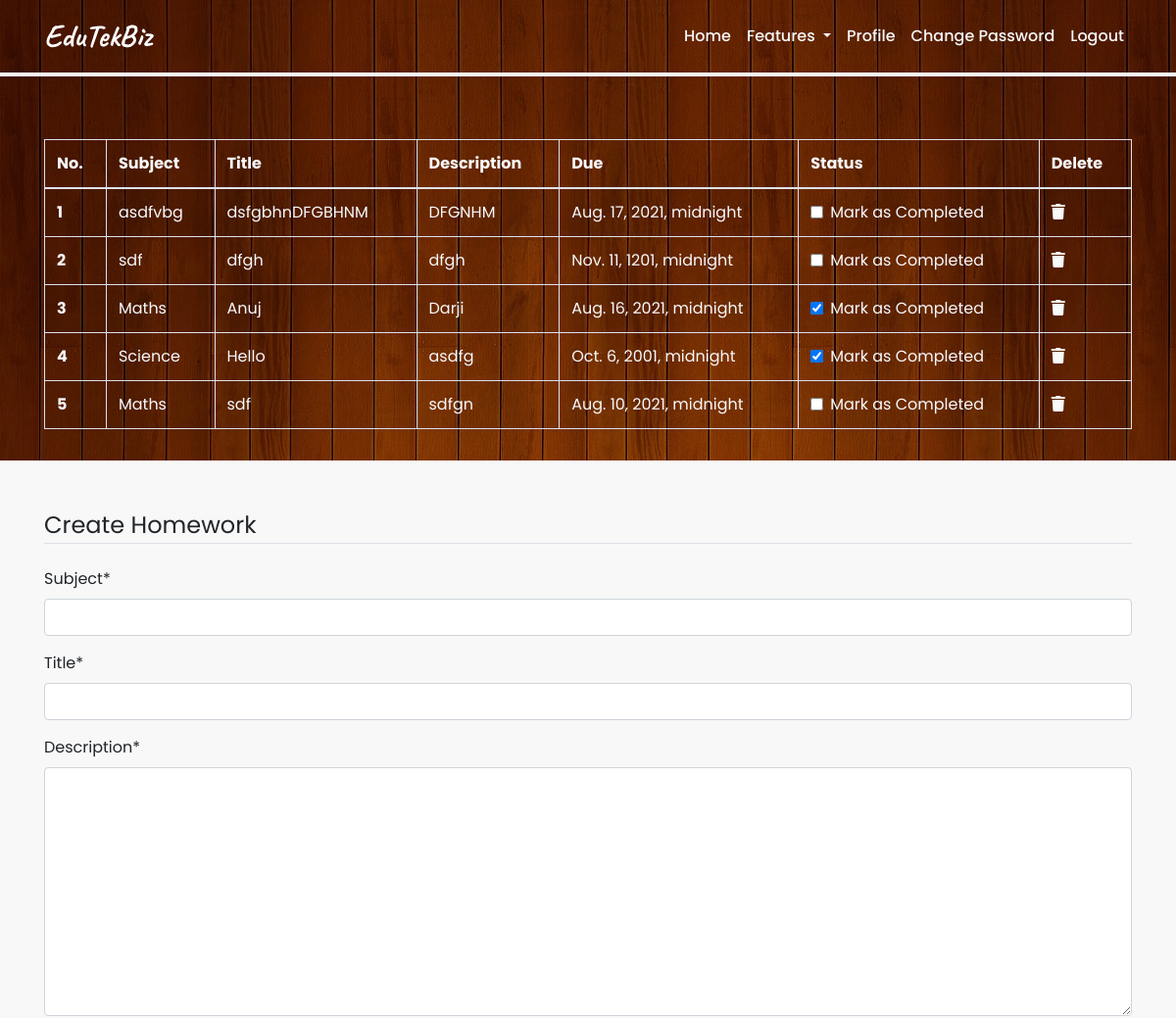
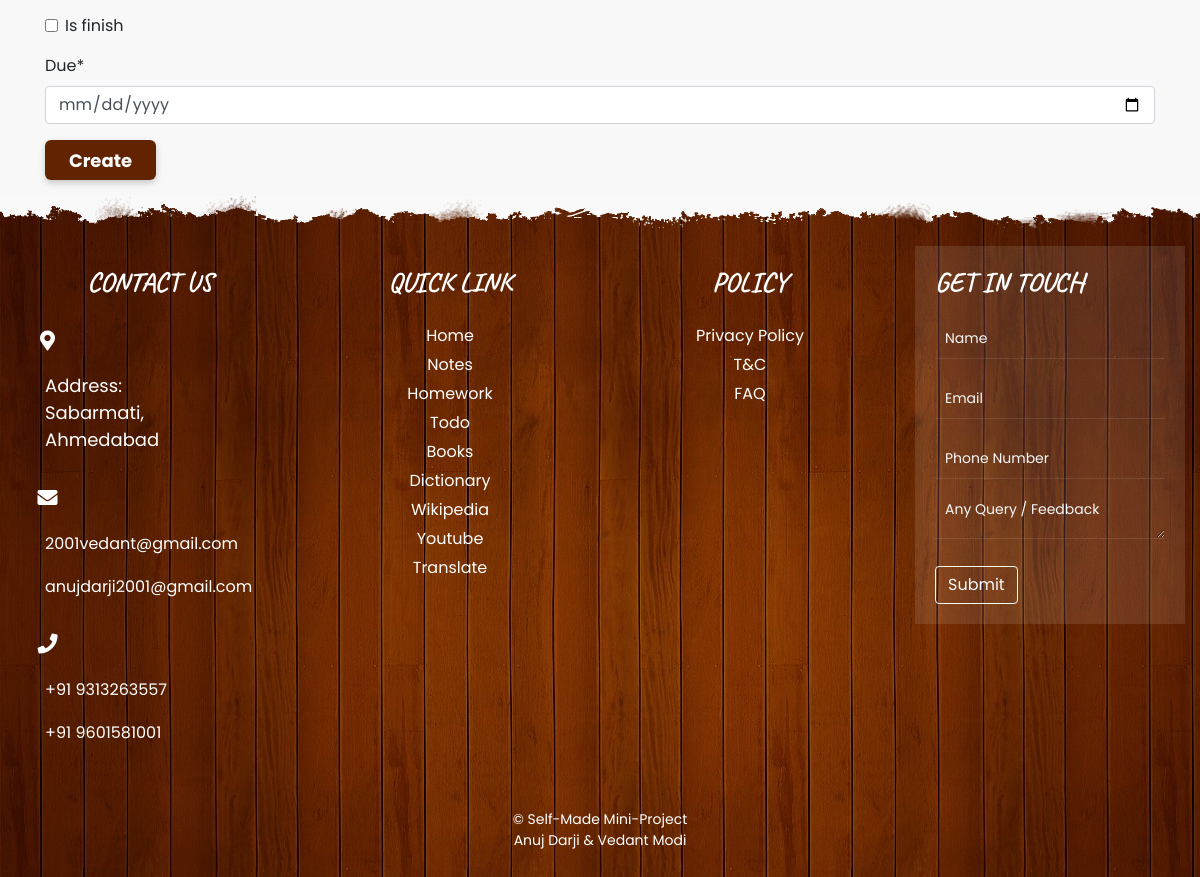
/homework/ (signed in), run on the app's committed database (2 pictures, top to bottom).
### dashboard/models.py (models this page shows, shortened)
class Homework(models.Model):
    user = models.ForeignKey(User, on_delete=models.CASCADE)
    subject = models.CharField(max_length=200)
    title = models.CharField(max_length=200)
    description = models.TextField()
    due = models.DateTimeField()
    is_finish = models.BooleanField(default=False)

### dashboard/views.py (the view)
# urls.py: path('homework/',views.homework, name="homework"),
@login_required
def homework(request):
    if request.method=='POST':
        form = HomeworkForm(request.POST)
        if form.is_valid():
            try:
                finished = request.POST['is_finish']
                if finished == 'on':
                    finished = True
                else:
                    finished= False
            except:
                finished=False
            homeworks=Homework(
                                user=request.user,
                                subject=request.POST['subject'],
                                title=request.POST['title'],
                                description= request.POST['description'],
                                due=request.POST['due'],
                                is_finish = finished
                            )
            homeworks.save()
            messages.success(request, 'Homework Added Successfully.')
            form = HomeworkForm()
    else:
        form = HomeworkForm()
    homework = Homework.objects.filter(user=request.user)
    if len(homework) == 0:
        homework_done = True
    else:
        homework_done = False
    return render(request,'dashboard/homework.html',{'hw':homework,'hwdone':homework_done,'form':form})

### dashboard/forms.py
class HomeworkForm(forms.ModelForm):
    class Meta:
        model = Homework
        fields = ['subject','title','description','is_finish']

### dashboard/templates/dashboard/homework.html (shortened to what this page needs)
{% extends 'dashboard/base.html' %}
{% load static %}
{% load crispy_forms_tags %}
{% block main-content %}
{% if hw %}
<section class="todocont p-3">
<div class="container mt-5">
{% if not hwdone %}
    <table class="table table-striped table-bordered text-light">
        <thead>
            <tr class="header">
                <th scope="col">No.</th>
                <th scope="col">Subject</th>
                <th scope="col">Title</th>
                <th scope="col">Description</th>
                <th scope="col">Due</th>
                <th scope="col">Status</th>
                <th scope="col">Delete</th>
            </tr>
        </thead>
        <tbody>
            {% for hw in hw %}
            <tr>
                <th scope="row">{{forloop.counter}}</th>
                <td>{{hw.subject}}</td>
                <td>{{hw.title}}</td>
                <td>{{hw.description}}</td>
                <td>{{hw.due}}</td>
                <td>
                    <a href="{% url 'updatehomework' hw.id %}">
                        <div class="form-check">
                            {% if hw.is_finish == True %}
                                <input class="form-check-input" type="checkbox" value="" checked>
                            {% else %}
                                <input class="form-check-input" type="checkbox" value="">
                            {% endif %}
                            <label class="form-check-label text-light" for="flexCheckDefault">
                                Mark as Completed
                            </label>
                        </div>
                    </a>
                </td>
                <td>
                    <a href="{% url 'deletehomework' hw.id %}"><i class="fa fa-trash text-light"></i></a>
                </td>
            </tr>
            {% endfor %}
        </tbody>
    </table>
    {% else %}
        <h4>All homeworks are completed!! Create to have more!!</h4>
    {% endif %}
</div>
</section>
{% endif %}
<div class="container mt-5">
    <form method="POST">
        <fieldset class="form-group">
            <legend class="border-bottom">Create Homework</legend>
        </fieldset>
        {{form|crispy}}
        <div class="form-group">
            <label for="Due">Due*</label>
            <input type="date" name="due" class="form-control" id="txtDate" required>
        </div>
        <div class="form-group">
            <button href="" class="btn btn-style1" type="submit">
                Create
            </button>
        </div>
    </form>
</div>
{% endblock main-content %}

### dashboard/static/dashboard/css/style.css (style rules this page uses)
* { margin:0; padding:0; box-sizing:border-box; font-family: 'Poppins', sans-serif; }
html { height: 100%; scroll-behavior: smooth; }
body { background: #f8f8f8; overflow-x: hidden; background-repeat: no-repeat; }
a { text-decoration: none !important; color: black; }
.btn-style1 { font-size: 18px; color: #fff; width: 10%; background: #622301; border: none; height: 40px; font-weight: 700; border-radius: 6px; transition: .3s ease; -webkit-transition: .3s ease; -moz-transition: .3s ease; -ms-transition: .3s ease; -o-transition: .3s ease; box-shadow: 0 3px 6px 0 rgba(0,0,0,0.2); }
.todocont { background-image: url(../images/woodennotes.jpg); }
tr { transition: all .2s ease-in; cursor: pointer; }

### data on the page
Homework: subject "asdfvbg", title "dsfgbhnDFGBHNM", description "DFGNHM", due "Aug. 17, 2021, midnight"
Homework: subject "sdf", title "dfgh", description "dfgh", due "Nov. 11, 1201, midnight"
Homework: subject "Maths", title "Anuj", description "Darji", due "Aug. 16, 2021, midnight"
Homework: subject "Science", title "Hello", description "asdfg", due "Oct. 6, 2001, midnight"
Homework: subject "Maths", title "sdf", description "sdfgn", due "Aug. 10, 2021, midnight"
